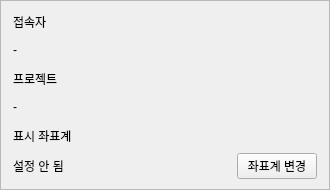
<?xml version="1.0" encoding="UTF-8"?>
<ui version="4.0">
 <class>GeoFlowProjectInfoPopup</class>
 <widget class="QFrame" name="GeoFlowProjectInfoPopup">
  <property name="geometry"><rect><x>0</x><y>0</y><width>330</width><height>190</height></rect></property>
  <property name="frameShape"><enum>QFrame::Shape::StyledPanel</enum></property>
  <property name="frameShadow"><enum>QFrame::Shadow::Raised</enum></property>
  <layout class="QVBoxLayout" name="verticalLayout">
   <property name="spacing"><number>6</number></property>
   <property name="leftMargin"><number>12</number></property>
   <property name="topMargin"><number>10</number></property>
   <property name="rightMargin"><number>12</number></property>
   <property name="bottomMargin"><number>10</number></property>
   <item><widget class="QLabel" name="userTitleLabel"><property name="text"><string>접속자</string></property></widget></item>
   <item><widget class="QLabel" name="userValueLabel"><property name="text"><string>-</string></property><property name="textFormat"><enum>Qt::TextFormat::PlainText</enum></property><property name="textInteractionFlags"><set>Qt::TextInteractionFlag::TextSelectableByMouse</set></property></widget></item>
   <item><widget class="QLabel" name="projectTitleLabel"><property name="text"><string>프로젝트</string></property></widget></item>
   <item><widget class="QLabel" name="projectNameLabel"><property name="text"><string>-</string></property><property name="textFormat"><enum>Qt::TextFormat::PlainText</enum></property><property name="wordWrap"><bool>true</bool></property><property name="textInteractionFlags"><set>Qt::TextInteractionFlag::TextSelectableByMouse</set></property></widget></item>
   <item><widget class="QLabel" name="crsTitleLabel"><property name="text"><string>표시 좌표계</string></property></widget></item>
   <item><layout class="QHBoxLayout" name="crsLayout">
    <item><widget class="QLabel" name="projectCrsLabel"><property name="text"><string>설정 안 됨</string></property><property name="textFormat"><enum>Qt::TextFormat::PlainText</enum></property></widget></item>
    <item><spacer name="crsSpacer"><property name="orientation"><enum>Qt::Orientation::Horizontal</enum></property><property name="sizeHint" stdset="0"><size><width>20</width><height>20</height></size></property></spacer></item>
    <item><widget class="QPushButton" name="projectCrsButton"><property name="text"><string>좌표계 변경</string></property><property name="toolTip"><string>QGIS 프로젝트 표시 좌표계를 변경합니다. 저장 geometry는 변경하지 않습니다.</string></property></widget></item>
   </layout></item>
  </layout>
 </widget>
 <resources/>
 <connections/>
</ui>
